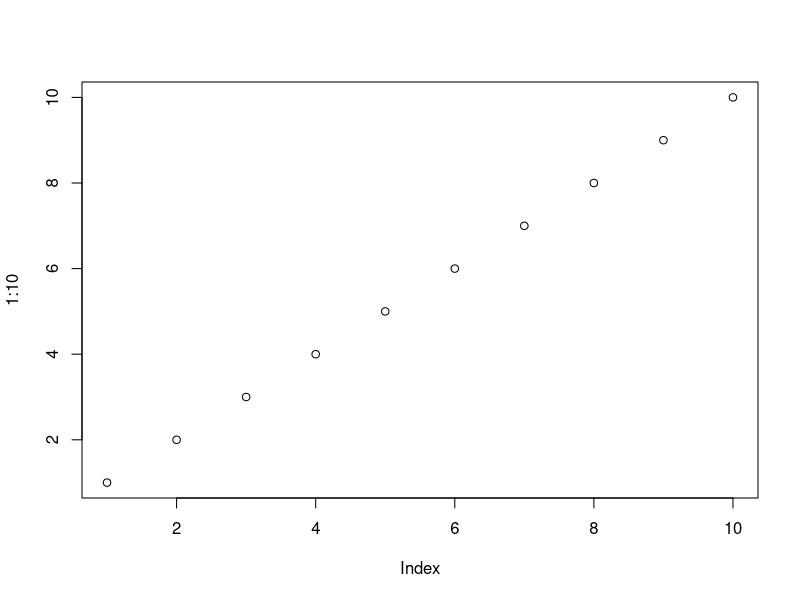
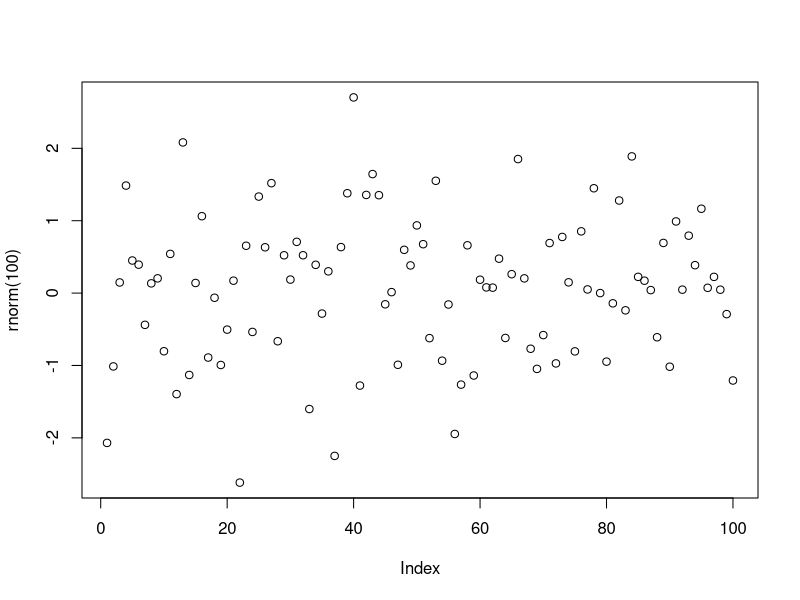

Source code (R) for these figures, in order:
## ---- chunk 1
#| label: fig-plot
#| fig-cap: A plot

plot(1:10)
## ---- chunk 2
#| label: fig-another-plot
#| fig-cap: Another plot

plot(rnorm(100))

## ---- chunk 3
#| label: tbl-my-tab
#| tbl-cap: A table

knitr::kable(head(mtcars))
